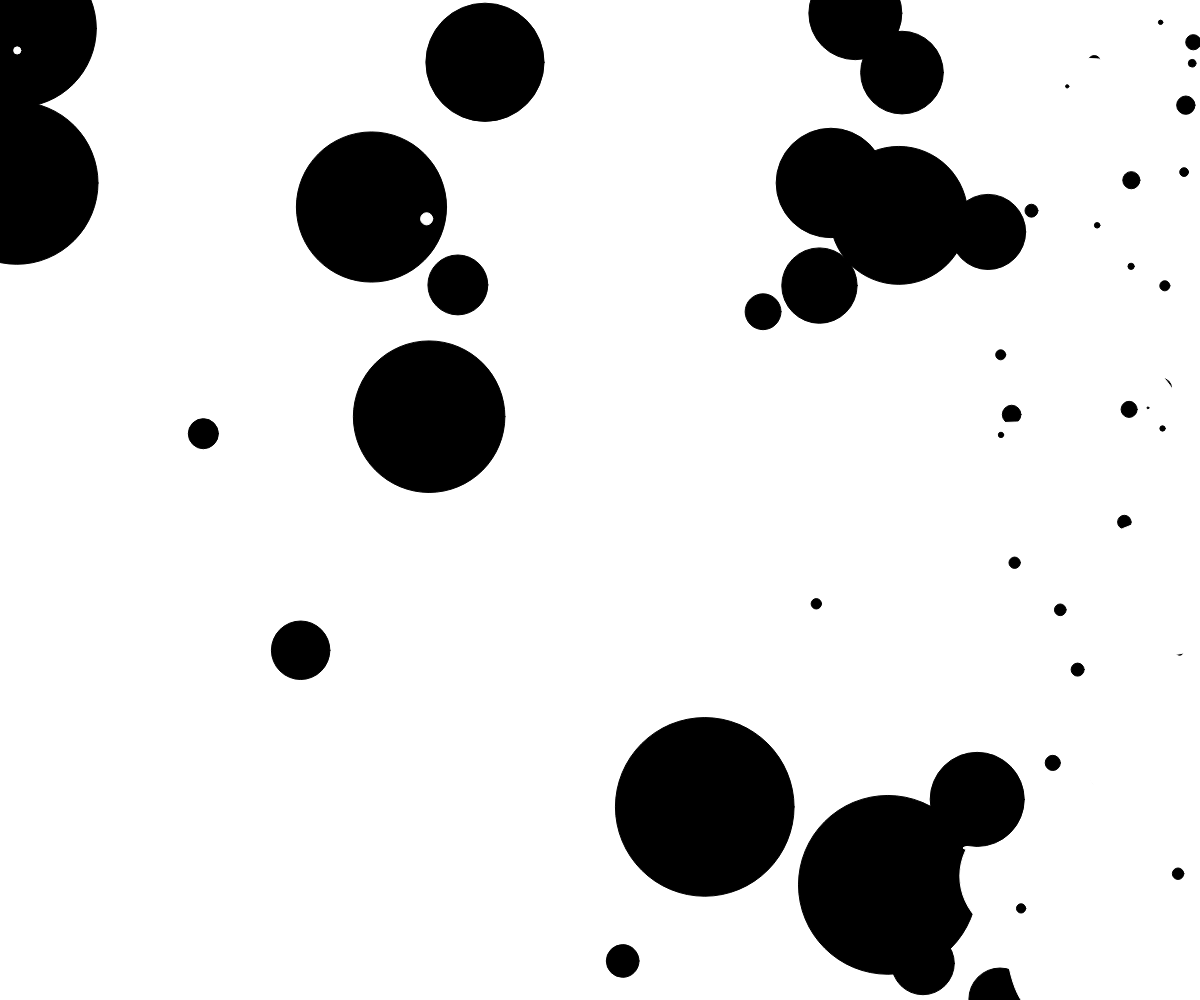
Frame 1 (no input)
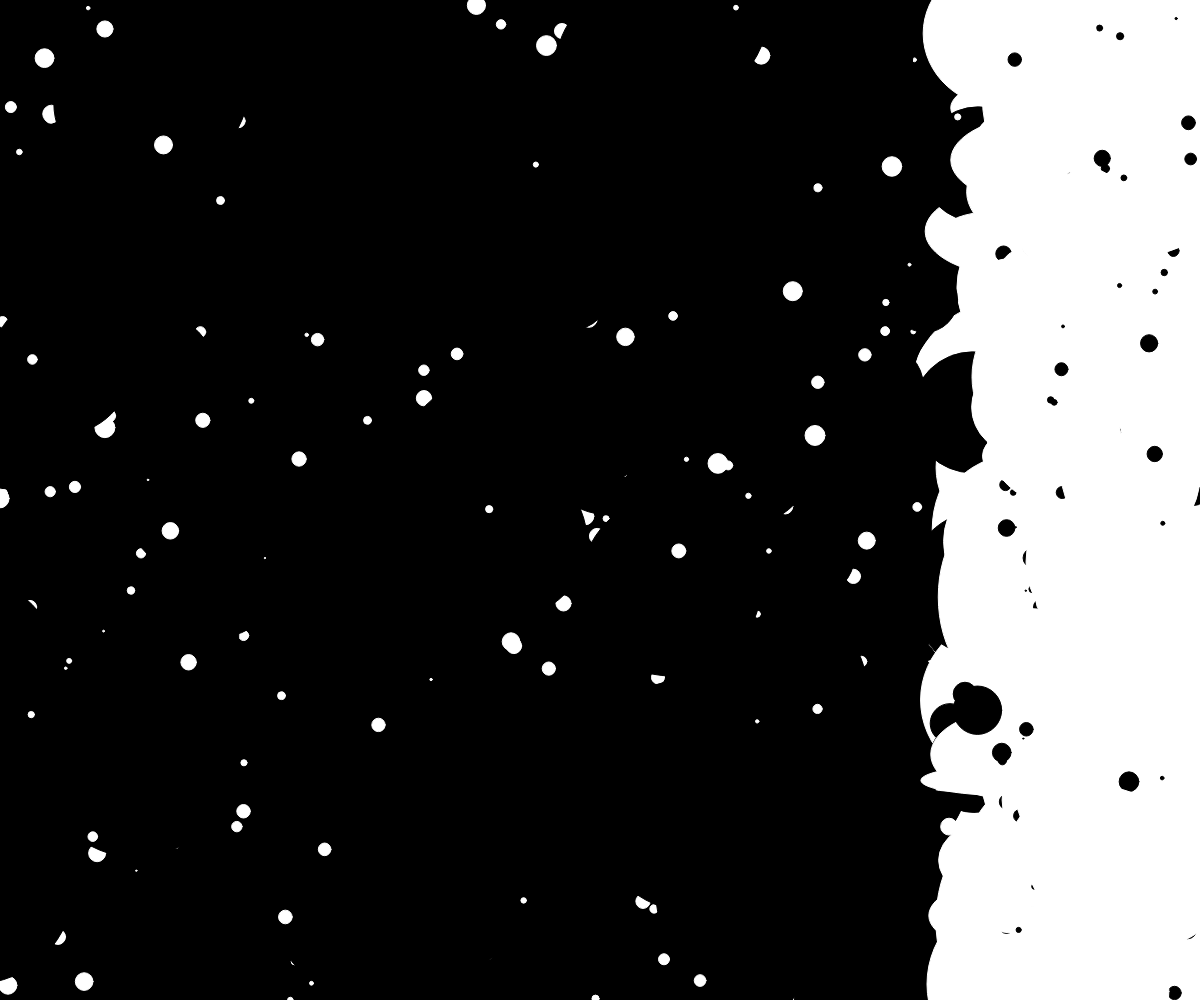
Frame 60 (no input)
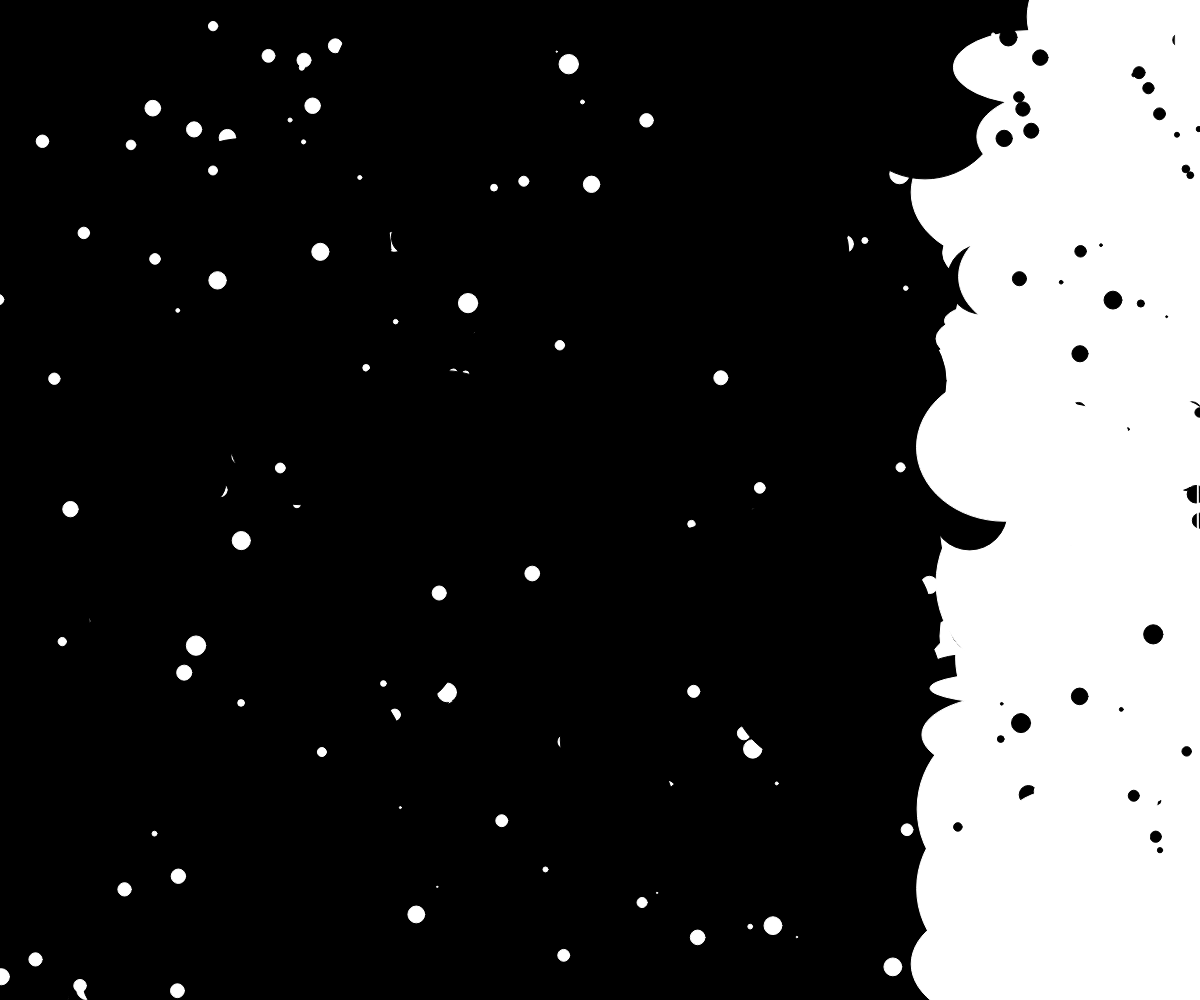
Frame 120 (the mouse pressed at the canvas centre since frame 60)

The p5.js sketch that drew these frames (run headless with seeded random() and noise() and a simulated clock; from frame 60 on, the mouse is pressed at the canvas centre):

// p5.js sketch
// ── sketch.js
N = 50;

function setup(){
 createCanvas( windowWidth , windowHeight );

//noStroke();
 
}

function draw(){
 
 for( n = 0 ; n < N ; n++ ){
 //BLACK L
 fill( 0,0,0 );
  stroke(0,0,0);
   ellipse( random( -windowWidth , windowHeight ) , random( windowHeight , 0) ,
   random( 1 , 200));
  //WHITE R
  fill( 255,255,255);
  stroke(255,255,255);
   ellipse( random( windowWidth , windowHeight ) , random( windowHeight , 0) ,
   random( 1 , 200),random( 1 , 200));
  //WHITE L
  fill( 255,255,255);
  stroke(255,255,255);
  ellipse( random( -windowWidth , windowHeight ) , random( windowHeight , 0) ,
  random( 1 , 20));
  //BLACK R
  fill( 0,0,0 );
  stroke(0,0,0);
  ellipse( random( windowWidth , windowHeight ) , random( windowHeight , 0) ,
  random( 1 , 20));
 }
 
 
}
